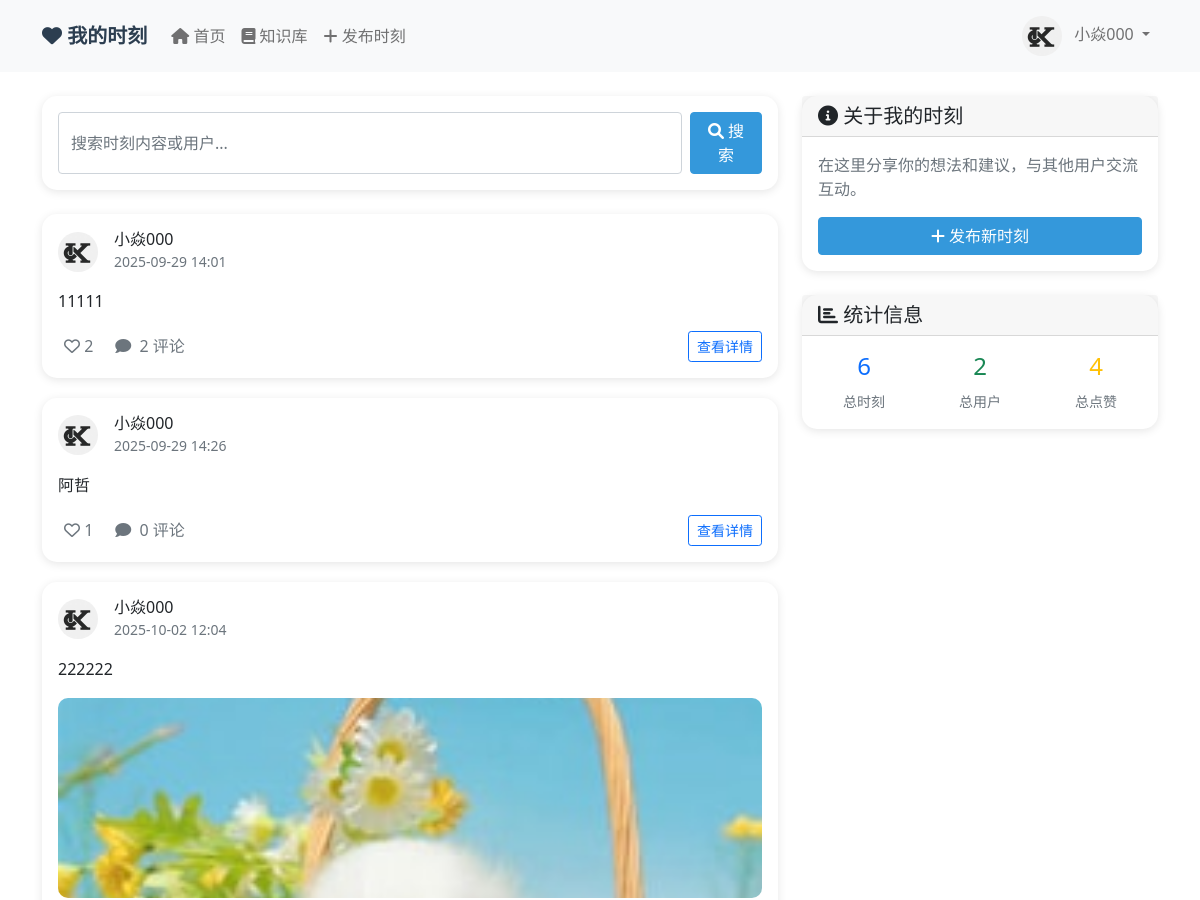
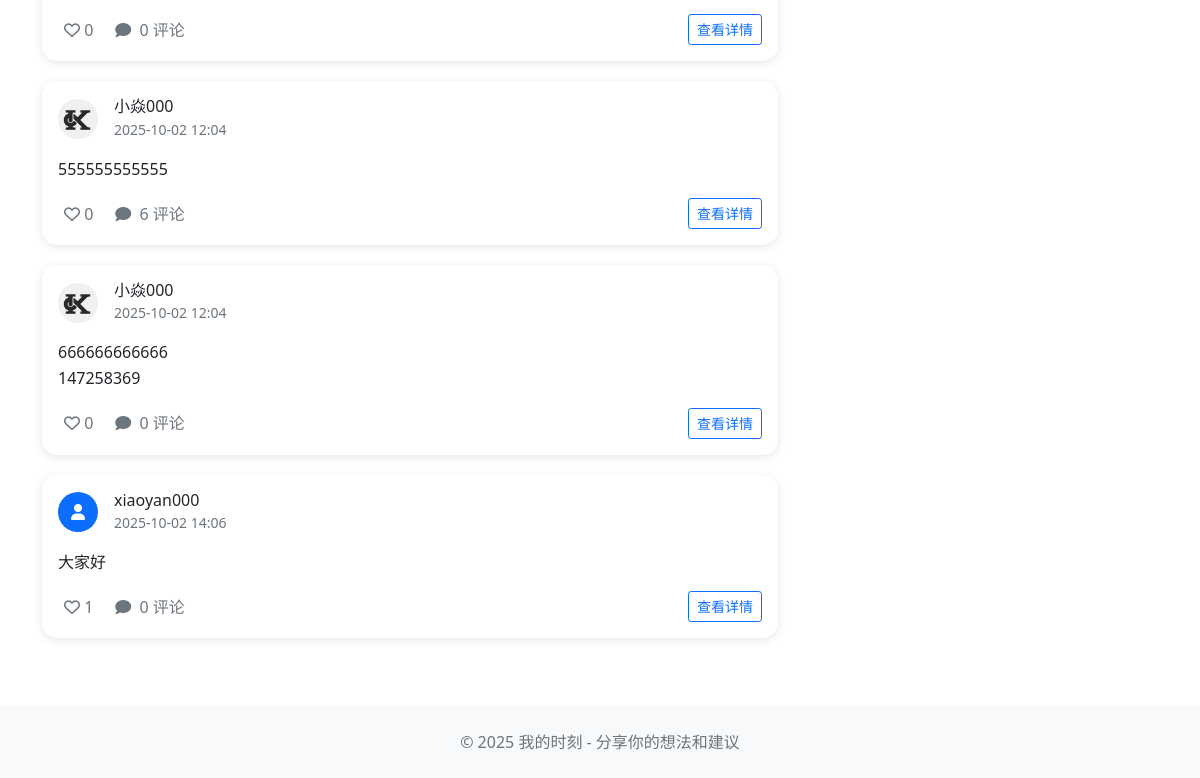
Before: /moments/ (signed in) with the older database file (2 pictures, top to bottom).
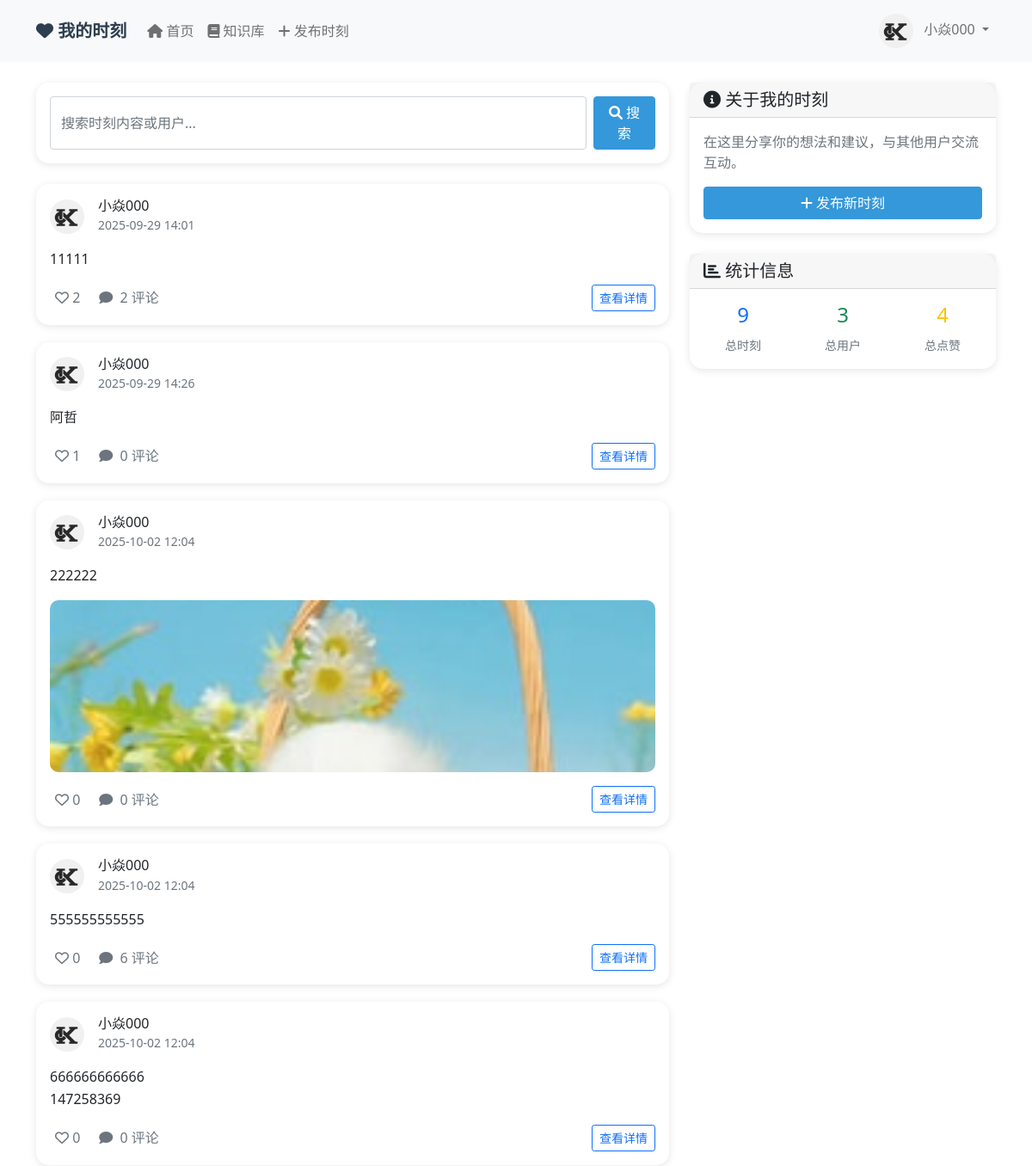
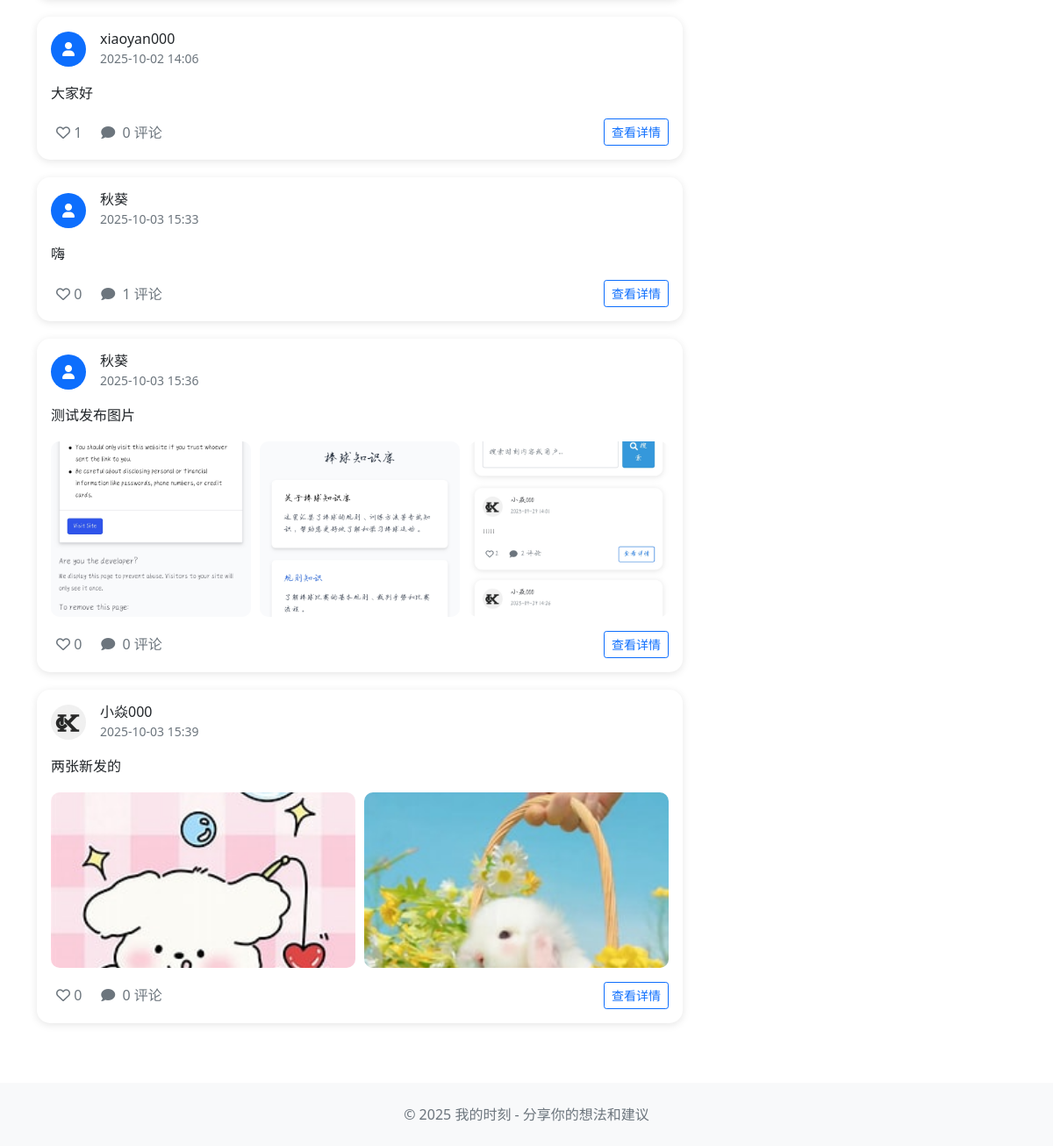
After: the same page with the newer database file (2 pictures, top to bottom).
### moments/models.py (models this page shows, shortened)
class UserProfile(models.Model):
    user = models.OneToOneField(User, on_delete=models.CASCADE, related_name='profile')
    nickname = models.CharField(max_length=50, blank=True, verbose_name='昵称')
    avatar = models.ImageField(upload_to='avatars/', blank=True, null=True, verbose_name='头像')
    bio = models.TextField(max_length=500, blank=True, verbose_name='个人简介')
    created_at = models.DateTimeField(auto_now_add=True, verbose_name='创建时间')
    class Meta:
        verbose_name = '用户资料'
        verbose_name_plural = '用户资料'

class Moment(models.Model):
    author = models.ForeignKey(User, on_delete=models.CASCADE, related_name='moments', verbose_name='作者')
    content = models.TextField(max_length=1000, verbose_name='内容')
    created_at = models.DateTimeField(auto_now_add=True, verbose_name='创建时间')
    updated_at = models.DateTimeField(auto_now=True, verbose_name='更新时间')
    likes_count = models.PositiveIntegerField(default=0, verbose_name='点赞数')
    comments_count = models.PositiveIntegerField(default=0, verbose_name='评论数')
    is_public = models.BooleanField(default=True, verbose_name='是否公开')
    views = models.PositiveIntegerField(default=0)

class MomentImage(models.Model):
    moment = models.ForeignKey("Moment", on_delete=models.CASCADE, related_name="images")
    image = models.ImageField(upload_to="moment_images/")
    created_at = models.DateTimeField(auto_now_add=True)

### moments/views.py (the view)
# urls.py: path('', views.moments_list, name='moments_list'),
@login_required
def moments_list(request):
    moments = Moment.objects.filter(is_public=True).select_related('author').prefetch_related('likes', 'comments')
    search_query = request.GET.get('search')
    if search_query:
        moments = moments.filter(
            Q(content__icontains=search_query) |
            Q(author__username__icontains=search_query)
        )
    paginator = Paginator(moments, 10)
    page_number = request.GET.get('page')
    page_obj = paginator.get_page(page_number)
    total_moments = Moment.objects.filter(is_public=True).count()
    total_users = User.objects.count()
    total_likes = sum(m.likes.count() for m in Moment.objects.all())  # 点赞总数
    context = {
        'page_obj': page_obj,
        'search_query': search_query,
        'total_moments': total_moments,
        'total_users': total_users,
        'total_likes': total_likes,
    }
    return render(request, 'moments/moments_list.html', context)

### moments/templates/moments/moments_list.html (shortened to what this page needs)
{% extends 'moments/base.html' %}
{% block content %}
<div class="row">
    <div class="col-lg-8">
        <div class="card moment-card mb-4">
            <div class="card-body">
                <form method="get" class="d-flex">
                    <input type="text" name="search" class="form-control me-2"
                           placeholder="搜索时刻内容或用户..."
                           value="{{ search_query|default:'' }}">
                    <button type="submit" class="btn btn-primary">
                        <i class="fas fa-search"></i> 搜索
                    </button>
                </form>
            </div>
        </div>
        {% for moment in page_obj %}
        <div class="card moment-card">
            <div class="card-body">
                <div class="d-flex align-items-center mb-3">
                    {% if moment.author.profile.avatar %}
                        <img src="{{ moment.author.profile.avatar.url }}" class="avatar me-3">
                    {% else %}
                        <div class="avatar bg-primary text-white d-flex align-items-center justify-content-center me-3">
                            <i class="fas fa-user"></i>
                        </div>
                    {% endif %}
                    <div>
                        <h6 class="mb-0">{{ moment.author.profile.nickname|default:moment.author.username }}</h6>
                        <small class="text-muted">{{ moment.created_at|date:"Y-m-d H:i" }}</small>
                    </div>
                </div>
                <div class="moment-content">
                    {{ moment.content|linebreaks }}
                </div>
                {% if moment.images.exists %}
                    <div class="moment-images-grid {% if moment.images.count == 2 %}two-images{% elif moment.images.count == 3 %}three-images{% elif moment.images.count == 4 %}four-images{% else %}five-or-more{% endif %}">
                        {% for image in moment.images.all %}
                            <div class="moment-image-item" onclick="openImageModal('{{ image.image.url }}')">
                                <img src="{{ image.image.url }}" alt="时刻图片">
                            </div>
                        {% endfor %}
                    </div>
                {% endif %}
                <div class="d-flex justify-content-between align-items-center mt-3">
                    <div class="d-flex align-items-center">
                        <button class="like-btn me-3" id="like-btn-{{ moment.id }}"
                                onclick="likeMoment({{ moment.id }})">
                            <i class="far fa-heart"></i>
                            <span id="like-count-{{ moment.id }}">{{ moment.likes_count }}</span>
                        </button>
                        <a href="{% url 'moments:moment_detail' moment.id %}" class="text-decoration-none text-muted">
                            <i class="fas fa-comment me-1"></i>
                            {{ moment.comments_count }} 评论
                        </a>
                    </div>
                    <a href="{% url 'moments:moment_detail' moment.id %}" class="btn btn-outline-primary btn-sm">
                        查看详情
                    </a>
                </div>
            </div>
        </div>
        {% endfor %}
    </div>
    <div class="col-lg-4">
        <div class="card moment-card">
            <div class="card-header">
                <h5 class="mb-0"><i class="fas fa-info-circle"></i> 关于我的时刻</h5>
            </div>
            <div class="card-body">
                <p class="text-muted">在这里分享你的想法和建议，与其他用户交流互动。</p>
                {% if user.is_authenticated %}
                    <a href="{% url 'moments:create_moment' %}" class="btn btn-primary w-100">
                        <i class="fas fa-plus"></i> 发布新时刻
                    </a>
                {% else %}
                    <div class="text-center">
                        <p class="text-muted mb-3">登录后即可发布时刻</p>
                        <a href="{% url 'moments:login' %}" class="btn btn-outline-primary me-2">登录</a>
                        <a href="{% url 'moments:register' %}" class="btn btn-primary">注册</a>
                    </div>
                {% endif %}
            </div>
        </div>
        <div class="card moment-card mt-4">
            <div class="card-header">
                <h5 class="mb-0"><i class="fas fa-chart-bar"></i> 统计信息</h5>
            </div>
            <div class="card-body">
                <div class="row text-center">
                    <div class="col-4">
                        <h4 class="text-primary">{{ total_moments }}</h4>
                        <small class="text-muted">总时刻</small>
                    </div>
                    <div class="col-4">
                        <h4 class="text-success">{{ total_users }}</h4>
                        <small class="text-muted">总用户</small>
                    </div>
                    <div class="col-4">
                        <h4 class="text-warning">{{ total_likes }}</h4>
                        <small class="text-muted">总点赞</small>
                    </div>
                </div>
            </div>
        </div>
    </div>
</div>
{% endblock %}

### moments/templates/moments/base.html (shortened to what this page needs)
<!DOCTYPE html>
<html lang="zh-CN">
<head>
    <link href="https://cdn.jsdelivr.net/npm/bootstrap@5.1.3/dist/css/bootstrap.min.css" rel="stylesheet">
    <link href="https://cdnjs.cloudflare.com/ajax/libs/font-awesome/6.0.0/css/all.min.css" rel="stylesheet">
</head>
<body>
    <nav class="navbar navbar-expand-lg navbar-light bg-light">
        <div class="container">
            <a class="navbar-brand" href="{% url 'moments:moments_list' %}">
                <i class="fas fa-heart"></i> 我的时刻
            </a>
            <div class="collapse navbar-collapse" id="navbarNav">
                <ul class="navbar-nav me-auto">
                    <li class="nav-item">
                        <a class="nav-link" href="{% url 'moments:moments_list' %}">
                            <i class="fas fa-home"></i> 首页
                        </a>
                    </li>
                    <li class="nav-item">
                        <a class="nav-link" href="/">
                            <i class="fas fa-book"></i> 知识库
                        </a>
                    </li>
                    {% if user.is_authenticated %}
                    <li class="nav-item">
                        <a class="nav-link" href="{% url 'moments:create_moment' %}">
                            <i class="fas fa-plus"></i> 发布时刻
                        </a>
                    </li>
                    {% endif %}
                </ul>
                <ul class="navbar-nav">
                    {% if user.is_authenticated %}
                        <li class="nav-item dropdown">
                            <a class="nav-link dropdown-toggle" href="#" id="navbarDropdown" role="button" data-bs-toggle="dropdown">
                                {% if user.profile.avatar %}
                                    <img src="{{ user.profile.avatar.url }}" class="avatar me-2">
                                {% else %}
                                    <i class="fas fa-user-circle me-2"></i>
                                {% endif %}
                                {{ user.profile.nickname|default:user.username }}
                            </a>
                        </li>
                    {% endif %}
                </ul>
            </div>
        </div>
    </nav>
    <main class="container mt-4">
        {% block content %}
        {% endblock %}
    </main>
    <footer class="bg-light text-center py-4 mt-5">
        <div class="container">
            <p class="text-muted mb-0">&copy; 2025 我的时刻 - 分享你的想法和建议</p>
        </div>
    </footer>
</body>
</html>

### moments/templates/moments/base.html (style rules this page uses)
.moment-card { border: none; box-shadow: 0 2px 10px rgba(0,0,0,0.1); margin-bottom: 20px; border-radius: 15px; }
.moment-content { font-size: 16px; line-height: 1.6; }
.moment-images-grid { display: grid; gap: 10px; margin-top: 15px; }
.moment-images-grid.two-images { grid-template-columns: 1fr 1fr; }
.moment-images-grid.three-images { grid-template-columns: 1fr 1fr 1fr; }
.moment-images-grid.five-or-more { grid-template-columns: repeat(auto-fit, minmax(150px, 1fr)); }
.moment-image-item { border-radius: 10px; overflow: hidden; cursor: pointer; transition: transform 0.3s; }
.moment-image-item img { width: 100%; height: 200px; object-fit: cover; }
.like-btn { border: none; background: none; color: #6c757d; transition: color 0.3s; }
.navbar-brand { font-weight: bold; color: #2c3e50 !important; }
.btn-primary { background-color: #3498db; border-color: #3498db; }
.avatar { width: 40px; height: 40px; border-radius: 50%; object-fit: cover; }

Changed rows visible on the page:
added Moment: author.profile.nickname "秋葵", created_at "2025-10-03 15:33", content "嗨", likes_count "0", comments_count "1"
added Moment: author.profile.nickname "秋葵", created_at "2025-10-03 15:36", content "测试发布图片", likes_count "0", comments_count "0"
added MomentImage: image (picture), shown under "秋葵"
added MomentImage: image (picture), shown under "秋葵"
added MomentImage: image (picture), shown under "秋葵"
added Moment: author.profile.avatar (picture), author.profile.nickname "小焱000", created_at "2025-10-03 15:39", content "两张新发的", likes_count "0", comments_count "0"
added MomentImage: image (picture), shown under "小焱000"
added MomentImage: image (picture), shown under "小焱000"
Other visible differences:
{{ total_moments }}: "6" → "9"
{{ total_users }}: "2" → "3"
